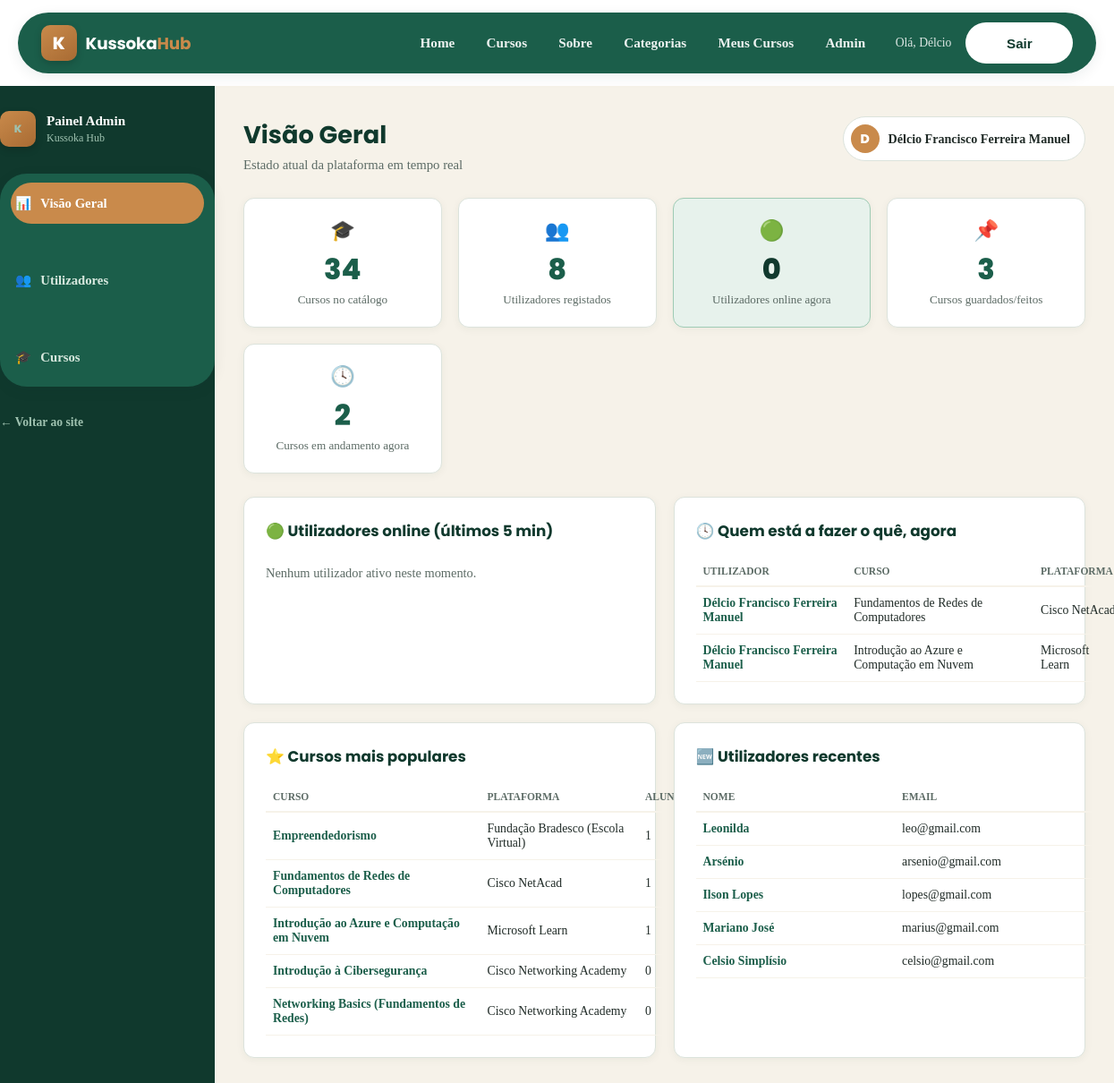
The page /admin (signed in) on the database its author committed.
### tables this page shows
CREATE TABLE usuarios (
            id INTEGER PRIMARY KEY AUTOINCREMENT,
            nome TEXT NOT NULL,
            email TEXT UNIQUE NOT NULL,
            senha_hash TEXT NOT NULL,
            is_admin INTEGER NOT NULL DEFAULT 0,
            data_criacao TEXT NOT NULL
        , ultimo_login TEXT);

CREATE TABLE matriculas (
            id INTEGER PRIMARY KEY AUTOINCREMENT,
            usuario_id INTEGER NOT NULL,
            curso_id INTEGER NOT NULL,
            status TEXT NOT NULL DEFAULT 'salvo',
            data_criacao TEXT NOT NULL,
            UNIQUE(usuario_id, curso_id),
            FOREIGN KEY (usuario_id) REFERENCES usuarios (id) ON DELETE CASCADE,
            FOREIGN KEY (curso_id) REFERENCES cursos (id) ON DELETE CASCADE
        );

CREATE TABLE cursos (
            id INTEGER PRIMARY KEY AUTOINCREMENT,
            titulo TEXT NOT NULL,
            plataforma TEXT NOT NULL,
            categoria TEXT NOT NULL,
            duracao TEXT,
            nivel TEXT,
            imagem TEXT,
            url TEXT NOT NULL,
            descricao TEXT,
            embed_bloqueado INTEGER NOT NULL DEFAULT 0,
            data_criacao TEXT NOT NULL
        );

### app.py (the view)
@app.route("/admin")
@admin_obrigatorio
def admin_dashboard():
    db = get_db()
    total_usuarios = db.execute("SELECT COUNT(*) AS c FROM usuarios").fetchone()["c"]
    total_cursos = db.execute("SELECT COUNT(*) AS c FROM cursos").fetchone()["c"]
    total_matriculas = db.execute("SELECT COUNT(*) AS c FROM matriculas").fetchone()["c"]
    limite_online = (datetime.utcnow() - timedelta(minutes=JANELA_ONLINE_MINUTOS)).isoformat()
    total_online = db.execute(
        "SELECT COUNT(*) AS c FROM usuarios WHERE ultimo_login IS NOT NULL AND ultimo_login >= ?",
        (limite_online,),
    ).fetchone()["c"]
    total_em_andamento = db.execute(
        "SELECT COUNT(*) AS c FROM matriculas WHERE status = 'em_andamento'"
    ).fetchone()["c"]
    cursos_populares = db.execute(
        """SELECT c.id, c.titulo, c.plataforma, COUNT(m.id) AS total
           FROM cursos c LEFT JOIN matriculas m ON m.curso_id = c.id
           GROUP BY c.id ORDER BY total DESC LIMIT 5"""
    ).fetchall()
    usuarios_recentes = db.execute(
        "SELECT * FROM usuarios ORDER BY data_criacao DESC LIMIT 5"
    ).fetchall()
    usuarios_online = db.execute(
        "SELECT * FROM usuarios WHERE ultimo_login IS NOT NULL AND ultimo_login >= ? ORDER BY ultimo_login DESC",
        (limite_online,),
    ).fetchall()
    atividade_recente = db.execute(
        """SELECT u.nome AS usuario_nome, u.id AS usuario_id, c.titulo AS curso_titulo,
                  c.plataforma AS curso_plataforma, m.status, m.data_criacao
           FROM matriculas m
           JOIN usuarios u ON u.id = m.usuario_id
           JOIN cursos c ON c.id = m.curso_id
           WHERE m.status = 'em_andamento'
           ORDER BY m.data_criacao DESC LIMIT 8"""
    ).fetchall()
    return render_template(
        "admin_dashboard.html",
        total_usuarios=total_usuarios,
        total_cursos=total_cursos,
        total_matriculas=total_matriculas,
        total_online=total_online,
        total_em_andamento=total_em_andamento,
        cursos_populares=cursos_populares,
        usuarios_recentes=usuarios_recentes,
        usuarios_online=usuarios_online,
        atividade_recente=atividade_recente,
        janela_online_minutos=JANELA_ONLINE_MINUTOS,
    )

### app.py (called while the page is built)
def get_db():
    if "db" not in g:
        g.db = sqlite3.connect(DB_PATH)
        g.db.row_factory = sqlite3.Row
        g.db.execute("PRAGMA foreign_keys = ON")
    return g.db

@app.before_request
def carregar_usuario_logado():
    g.usuario = None
    uid = session.get("usuario_id")
    if uid:
        db = get_db()
        g.usuario = db.execute("SELECT * FROM usuarios WHERE id = ?", (uid,)).fetchone()
        if g.usuario is not None:
            atualizar_agora = True
            if g.usuario["ultimo_login"]:
                try:
                    ultimo = datetime.fromisoformat(g.usuario["ultimo_login"])
                    atualizar_agora = (datetime.utcnow() - ultimo) > timedelta(minutes=1)
                except ValueError:
                    atualizar_agora = True
            if atualizar_agora:
                db.execute(
                    "UPDATE usuarios SET ultimo_login = ? WHERE id = ?",
                    (datetime.utcnow().isoformat(), uid),
                )
                db.commit()

@app.after_request
def aplicar_cabecalhos_seguranca(resposta):
    resposta.headers.setdefault("X-Content-Type-Options", "nosniff")
    resposta.headers.setdefault("X-Frame-Options", "SAMEORIGIN")
    resposta.headers.setdefault("Referrer-Policy", "strict-origin-when-cross-origin")
    return resposta

def admin_obrigatorio(view):
    @wraps(view)
    def wrapped(*args, **kwargs):
        if g.usuario is None:
            flash("Precisas de iniciar sessão para aceder a essa página.", "aviso")
            return redirect(url_for("login"))
        if not g.usuario["is_admin"]:
            abort(403)
        return view(*args, **kwargs)
    return wrapped

@app.context_processor
def injetar_globais():
    return {
        "usuario_atual": g.get("usuario"),
        "categorias_labels": CATEGORIAS_LABELS,
        "ano_atual": datetime.utcnow().year,
        "endpoint_atual": request.endpoint,
    }

### templates/admin_dashboard.html (shortened to what this page needs)
{% extends "admin_base.html" %}
{% block admin_titulo %}Visão Geral{% endblock %}
{% block admin_subtitulo %}Estado atual da plataforma em tempo real{% endblock %}
{% block admin_content %}
<div class="admin-stats">
  <div class="stat-card">
    <span class="stat-icone" aria-hidden="true">🎓</span>
    <span class="stat-numero">{{ total_cursos }}</span>
    <span class="stat-label">Cursos no catálogo</span>
  </div>
  <div class="stat-card">
    <span class="stat-icone" aria-hidden="true">👥</span>
    <span class="stat-numero">{{ total_usuarios }}</span>
    <span class="stat-label">Utilizadores registados</span>
  </div>
  <div class="stat-card stat-card-online">
    <span class="stat-icone" aria-hidden="true">🟢</span>
    <span class="stat-numero">{{ total_online }}</span>
    <span class="stat-label">Utilizadores online agora</span>
  </div>
  <div class="stat-card">
    <span class="stat-icone" aria-hidden="true">📌</span>
    <span class="stat-numero">{{ total_matriculas }}</span>
    <span class="stat-label">Cursos guardados/feitos</span>
  </div>
  <div class="stat-card">
    <span class="stat-icone" aria-hidden="true">🕓</span>
    <span class="stat-numero">{{ total_em_andamento }}</span>
    <span class="stat-label">Cursos em andamento agora</span>
  </div>
</div>
<div class="admin-grid-2">
  <div class="admin-card">
    <h3>🟢 Utilizadores online (últimos {{ janela_online_minutos }} min)</h3>
    {% if usuarios_online|length == 0 %}
      <p class="admin-vazio">Nenhum utilizador ativo neste momento.</p>
    {% endif %}
  </div>
  <div class="admin-card">
    <h3>🕓 Quem está a fazer o quê, agora</h3>
    {% if atividade_recente|length == 0 %}
      <p class="admin-vazio">Nenhum curso marcado como "a fazer" neste momento.</p>
    {% else %}
    <table class="admin-table">
      <thead><tr><th>Utilizador</th><th>Curso</th><th>Plataforma</th></tr></thead>
      <tbody>
        {% for a in atividade_recente %}
        <tr>
          <td><a href="{{ url_for('admin_usuario_detalhe', usuario_id=a['usuario_id']) }}">{{ a['usuario_nome'] }}</a></td>
          <td>{{ a['curso_titulo'] }}</td>
          <td>{{ a['curso_plataforma'] }}</td>
        </tr>
        {% endfor %}
      </tbody>
    </table>
    {% endif %}
  </div>
  <div class="admin-card">
    <h3>⭐ Cursos mais populares</h3>
    <table class="admin-table">
      <thead><tr><th>Curso</th><th>Plataforma</th><th>Alunos</th></tr></thead>
      <tbody>
        {% for c in cursos_populares %}
        <tr>
          <td><a href="{{ url_for('admin_curso_editar', curso_id=c['id']) }}">{{ c['titulo'] }}</a></td>
          <td>{{ c['plataforma'] }}</td>
          <td>{{ c['total'] }}</td>
        </tr>
        {% endfor %}
      </tbody>
    </table>
  </div>
  <div class="admin-card">
    <h3>🆕 Utilizadores recentes</h3>
    <table class="admin-table">
      <thead><tr><th>Nome</th><th>Email</th></tr></thead>
      <tbody>
        {% for u in usuarios_recentes %}
        <tr>
          <td><a href="{{ url_for('admin_usuario_detalhe', usuario_id=u['id']) }}">{{ u['nome'] }}</a></td>
          <td>{{ u['email'] }}</td>
        </tr>
        {% endfor %}
      </tbody>
    </table>
  </div>
</div>
{% endblock %}

### templates/admin_base.html (shortened to what this page needs)
{% extends "base.html" %}
{% block conteudo %}
<div class="admin-shell">
  <aside class="admin-sidebar">
    <div class="admin-sidebar-topo">
      <span class="logo-badge">K</span>
      <div>
        <strong>Painel Admin</strong>
        <span>Kussoka Hub</span>
      </div>
    </div>
    <nav class="admin-nav" aria-label="Navegação do painel">
      <a href="{{ url_for('admin_dashboard') }}" class="{{ 'admin-nav-ativo' if endpoint_atual == 'admin_dashboard' else '' }}">
        <span aria-hidden="true">📊</span> Visão Geral
      </a>
      <a href="{{ url_for('admin_usuarios') }}" class="{{ 'admin-nav-ativo' if endpoint_atual in ['admin_usuarios', 'admin_usuario_detalhe'] else '' }}">
        <span aria-hidden="true">👥</span> Utilizadores
      </a>
      <a href="{{ url_for('admin_cursos') }}" class="{{ 'admin-nav-ativo' if endpoint_atual in ['admin_cursos', 'admin_curso_novo', 'admin_curso_editar'] else '' }}">
        <span aria-hidden="true">🎓</span> Cursos
      </a>
    </nav>
    <div class="admin-sidebar-rodape">
      <a href="{{ url_for('index') }}">← Voltar ao site</a>
    </div>
  </aside>
  <div class="admin-main">
    <header class="admin-topbar">
      <div>
        <h1>{% block admin_titulo %}Painel de Administração{% endblock %}</h1>
        <p>{% block admin_subtitulo %}Informações e gestão da plataforma{% endblock %}</p>
      </div>
      {% if usuario_atual %}
      <div class="admin-topbar-user">
        <span class="admin-avatar">{{ usuario_atual['nome'][0]|upper }}</span>
        <span>{{ usuario_atual['nome'] }}</span>
      </div>
      {% endif %}
    </header>
    {% block admin_content %}{% endblock %}
  </div>
</div>
{% endblock %}

### templates/base.html (shortened to what this page needs)
<!DOCTYPE html>
<html lang="pt-AO">
<head>
    <link rel="stylesheet" href="{{ url_for('static', filename='css/style.css') }}">
</head>
<body class="{% block body_class %}{% endblock %}">
    <header>
        <div class="nav-bar">
            <nav>
                <a href="{{ url_for('index') }}" class="logo" aria-label="Kussoka Hub — página inicial">
                    <span class="logo-badge">K</span>
                    <span class="logo-texto">Kussoka<span>Hub</span></span>
                </a>
                <ul>
                    <li><a href="{{ url_for('index') }}" class="{{ 'link-ativo' if endpoint_atual == 'index' else '' }}">Home</a></li>
                    <li><a href="{{ url_for('cursos_catalogo') }}" class="{{ 'link-ativo' if endpoint_atual == 'cursos_catalogo' else '' }}">Cursos</a></li>
                    <li><a href="{{ url_for('index') }}#sobre">Sobre</a></li>
                    <li class="dropdown">
                        <a href="#" class="dropbtn">Categorias</a>
                    </li>
                    {% if usuario_atual %}
                        <li><a href="{{ url_for('meus_cursos') }}" class="{{ 'link-ativo' if endpoint_atual == 'meus_cursos' else '' }}">Meus Cursos</a></li>
                        {% if usuario_atual['is_admin'] %}
                        <li><a href="{{ url_for('admin_dashboard') }}">Admin</a></li>
                        {% endif %}
                        <li class="user-pill">Olá, {{ usuario_atual['nome'].split(' ')[0] }}</li>
                        <a href="{{ url_for('logout') }}">
                            <button type="button" id="cont">Sair</button>
                        </a>
                    {% else %}
                        <li><a href="{{ url_for('login') }}">Entrar</a></li>
                        <a href="{{ url_for('cadastro') }}">
                            <button type="button" id="cont">Cadastrar</button>
                        </a>
                    {% endif %}
                </ul>
            </nav>
        </div>
    </header>
    <main id="conteudo-principal">
    {% block conteudo %}{% endblock %}
    </main>
</body>
</html>

### rows shown on the page
usuarios: nome "Délcio", nome "D", nome "Délcio Francisco Ferreira Manuel"
matriculas: usuario_nome "Délcio Francisco Ferreira Manuel", curso_titulo "Fundamentos de Redes de Computadores", curso_plataforma "Cisco…"
matriculas: usuario_nome "Délcio Francisco Ferreira Manuel", curso_titulo "Introdução ao Azure e Computação em Nuvem", curso_plataforma "Microsoft Learn"
cursos: titulo "Empreendedorismo", plataforma "Fundação Bradesco (Escola Virtual)", total "1"
cursos: titulo "Fundamentos de Redes de Computadores", plataforma "Cisco NetAcad", total "1"
cursos: titulo "Introdução ao Azure e Computação em Nuvem", plataforma "Microsoft Learn", total "1"
cursos: titulo "Introdução à Cibersegurança", plataforma "Cisco Networking Academy", total "0"
cursos: titulo "Networking Basics (Fundamentos de Redes)", plataforma "Cisco Networking Academy", total "0"
usuarios: nome "Leonilda", email "leo@gmail.com"
usuarios: nome "Arsénio", email "arsenio@gmail.com"
usuarios: nome "Ilson Lopes", email "lopes@gmail.com"
usuarios: nome "Mariano José", email "marius@gmail.com"
usuarios: nome "Celsio Simplísio", email "celsio@gmail.com"

### other values the page prints
{{ total_cursos }} "34"
{{ total_usuarios }} "8"
{{ total_online }} "0"
{{ total_matriculas }} "3"
{{ total_em_andamento }} "2"
{{ janela_online_minutos }} "5"
